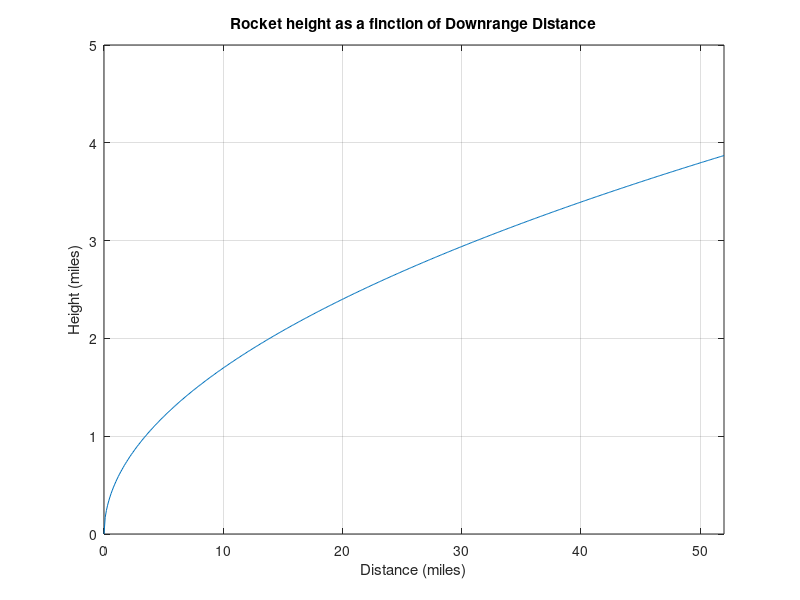

Write MATLAB code to recreate this figure.
x=[0:0.1:52];
y=0.4*(1.8*x).^(0.5);
plot(x,y), xlabel('Distance (miles)'), ylabel('Height (miles)')
title('Rocket height as a finction of Downrange Distance')
grid on
axis([0 52 0 5]);
